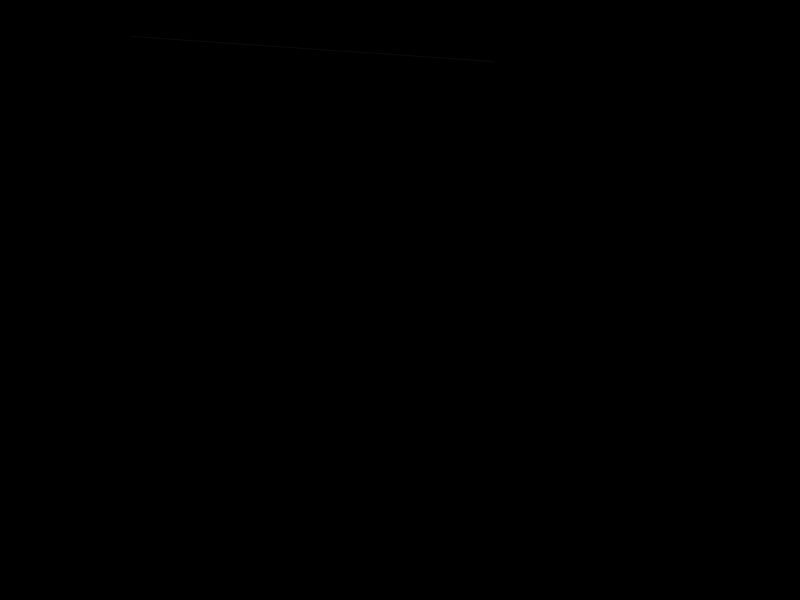
Frame 1 (no input)
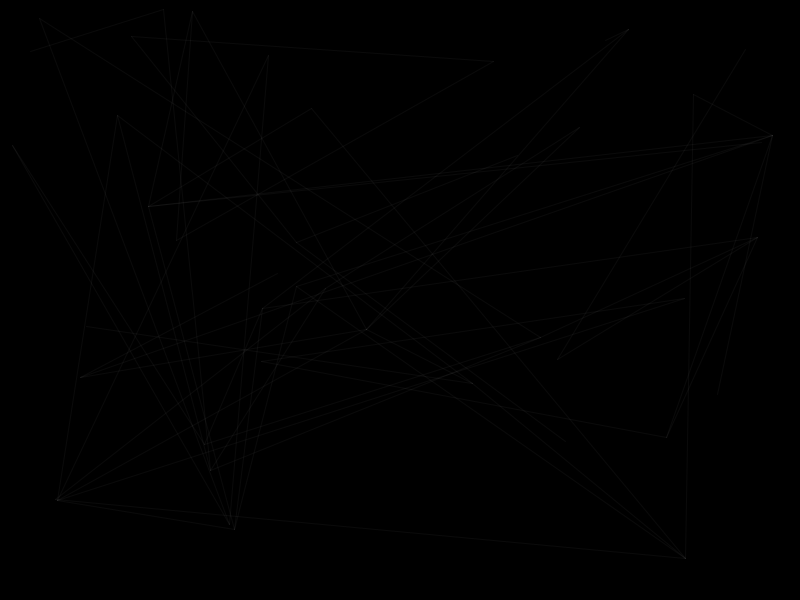
Frame 60 (the mouse pressed at the canvas centre just before this capture)
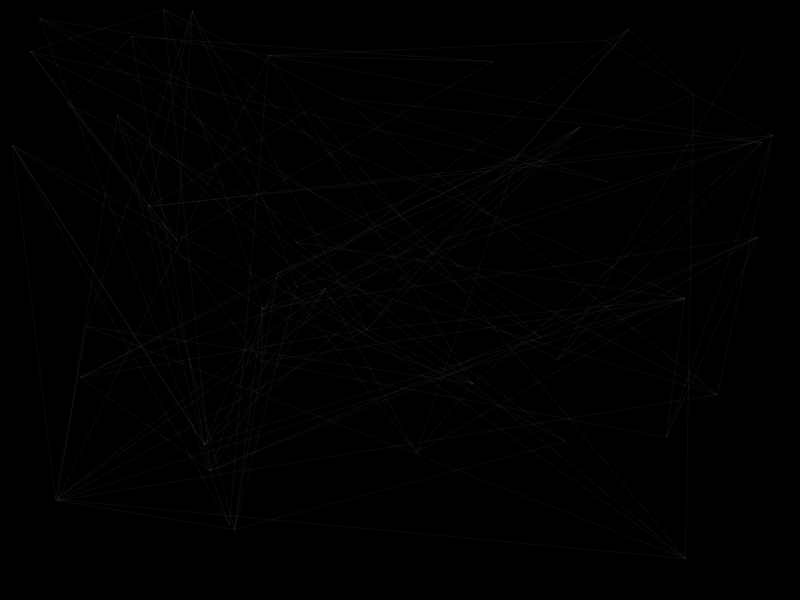
Frame 120 (the mouse held since frame 60 and released just before this capture)

The Processing sketch that drew these frames (run headless with seeded random() and noise(); from frame 60 on, the mouse is pressed at the canvas centre):

// Processing sketch: Routes2
// ── Routes2.pde
final int CANT=50;
PVector points[] = new PVector[CANT];
final int speed=1;

void setup(){
  size(800,600);
  background(0);
  noFill();
  stroke(255,10);  
  for(int i=0;i<CANT;i++) points[i]= new PVector(random(width), random(height));
}

void draw(){
  //stroke(random(255),random(255),random(255), 100);
  for(int e=0;e<speed;e++){
    int pos[] = new int[4];
    for(int i=0;i<4;i++) pos[i] = (int)random(CANT);
    line(points[pos[0]].x, points[pos[0]].y, points[pos[1]].x, points[pos[1]].y);
  }
}
